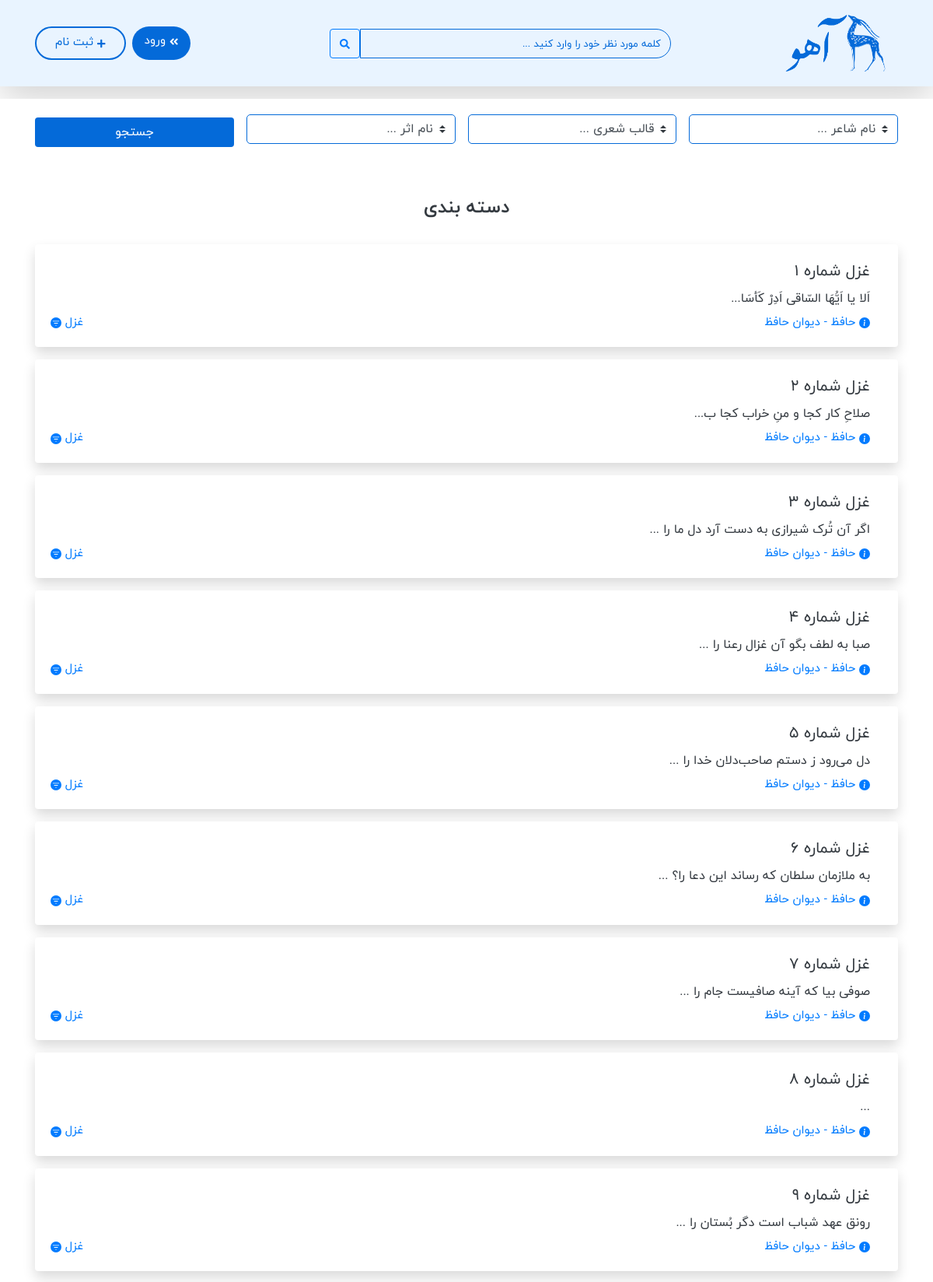
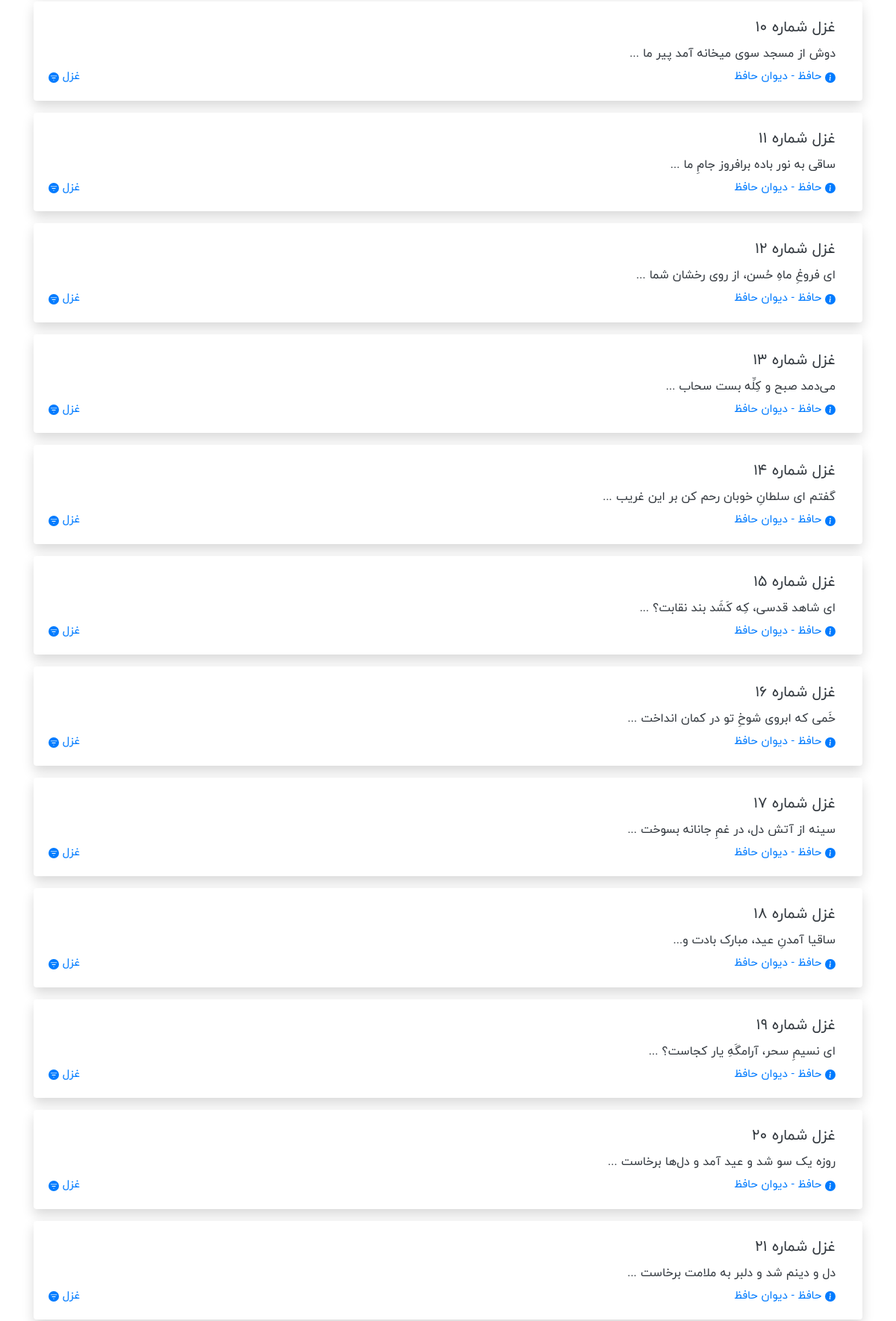
Page /index.php/ahoocontroller/simpleSearchPoem (upper part) on the committed database (2 pictures, top to bottom).
### tables this page shows
CREATE TABLE IF NOT EXISTS `poem` (
  `id` int NOT NULL AUTO_INCREMENT,
  `poem` text NOT NULL,
  `name` varchar(50) NOT NULL,
  `pname` varchar(50) NOT NULL,
  `book` varchar(50) NOT NULL,
  `form` varchar(50) NOT NULL,
  `admin_id` int NOT NULL,
  `book_id` int NOT NULL,
  PRIMARY KEY (`id`)
);

### application/controllers/ahooController.php (called while the page is built, shortened)
<?php
 class ahooController extends CI_Controller{
     public function simpleSearchPoem() {
        $this->load->model('dataModel');
        $data = $this->dataModel->simpleSearchPoem($_POST['poem']);
		 if ($data==false){
			 $this->load->view('no_result_alert');
		 }else{
			 $data['data'] = json_encode($data);
			 $this->load->view('search_result',$data );
		 }
    }
 }

### index.php (called while the page is built, shortened)
<?php
require_once BASEPATH.'core/CodeIgniter.php';

### application/models/dataModel.php (called while the page is built, shortened)
<?php
class dataModel extends CI_Model
{
    public function simpleSearchPoem($word) {
        $sql = "SELECT * from poem WHERE poem like '%".$word."%' or book like '%".$word."%' or form like '%".$word."%' or pname like '%".$word."%'";
        $query = $this->db->query($sql);
		if ($query->num_rows() > 0) {
            $result=$query->result_array();
		}else{
			$result=false;
		}
		return $result;
    }
}

### application/views/search_result.php (the view, shortened to what this page needs)
<!doctype html>
<html>
<head>
<link rel="stylesheet" type="text/css" href="<?php echo base_url() ?>css/bootstrap.min.css">
<link rel="stylesheet" type="text/css" href="<?php echo base_url() ?>css/bootstrap-rtl.css">
<link rel="stylesheet" type="text/css" href="<?php echo base_url() ?>css/hover-min.css">
<link rel="stylesheet" type="text/css" href="<?php echo base_url() ?>css/slick.css">
<link rel="stylesheet" type="text/css" href="<?php echo base_url() ?>css/slick-theme.css">
<link rel="stylesheet" type="text/css" href="<?php echo base_url() ?>css/style.css">
<link rel="stylesheet" type="text/css" href="<?php echo base_url() ?>css/all.min.css">
</head>
<body>
	<header class="bg-navbar shadow-lg">
		<div class="container">
			<nav class="navbar navbar-light px-0">
				<a href="<?php echo base_url() ?>index.php/ahooController" class="navbar-brand">
					<img src="<?php echo base_url() ?>files/logo3.png" height="85px" alt="Logo">
				</a>
				<form action="<?php echo base_url('index.php/ahooController/simpleSearchPoem'); ?>" method="post">
                   <div class=" nav-item form-group ml-0 d-flex flex-row hsearch mb-0">
                       <input type="search" name="poem" class="form-control mr-sm-2 rounded-pill border-0 pt-1 pb-1" aria-label="Search" placeholder="کلمه مورد نظر خود را وارد کنید ..." style="width: 400px">
                       <button class="btn btn-outline-primary my-2 my-sm-0 rounded-start" type="submit"> <i class="fa fa-search align-middle" style="font-size: 13px"></i> </button>
                   </div>
				</form>
				<div class="d-flex align-items-center justify-content-between align-content-center">
					<ul class="navbar-nav text-center ml-auto d-flex flex-row">
						<li class="nav-item logbtn pr-3 pl-3">
							<a class="nav-link" href="<?php echo base_url() ?>index.php/ahooController/goToIndex/10">
								<i class="fa fa-angle-double-left align-middle" style="font-size: 13px"></i>
								ورود</a>
						</li>
						<li class="nav-item signbtn pr-4 pl-4 mr-2">
							<a class="nav-link" href="<?php echo base_url() ?>index.php/ahooController/goToIndex/20">
								<i class="fa fa-plus align-middle" style="font-size: 12px"></i>
								ثبت نام</a>
						</li>
					</ul>
				</div>
			</nav>
		</div>
	</header>
	<div class="bg-white py-3 mt-3">
		<div class="container">
			<div class="row">
				<div class="col-12">
					<form class="d-flex justify-content-center align-items-center text-center" method="post" action="<?php echo base_url()?>index.php/ahoocontroller/search">
						<select class="custom-select ml-3 select-custom" id="filter" name="poetField" >
							<option value="" selected>نام شاعر ...</option>
						</select>
						<select class="custom-select ml-3 select-custom" id="filter" name="formField" >
							<option value="" selected>قالب شعری ...</option>
						</select>
						<select class="custom-select ml-3 select-custom" id="filter" name="bookField">
							<option value="" selected>نام اثر ...</option>
						</select>
						<button type="submit" class="btn btn-block search-ctgr-btn mt-2" id="search" name="search" value="submit" > جستجو</button>
					</form>
				</div>
			</div>
		</div>
	</div>
	<main class="mt-5">
	<div class="container">
		<div class="row">
		  <div class="col-12">
				<div class="card border-0 bg-transparent">
					<div class="col-12 text-center text-dark mb-4">
						<h4 style="font-family: iybd">دسته بندی</h4>
					</div>
				</div>
			</div>
			<div class="col-12 col-lg-12">
				<div class="row">
				  <div class="col-12">
		    <?php
            foreach (json_decode($data, true) as $row):
			  $first20=substr($row['poem'],0,80);
			  $poemhtml = html_entity_decode($first20);
				$newPoem=preg_replace('/[\/<>?&;pbrgnsltam]/u'," ",$poemhtml);
				?>
					  <a href="<?php echo base_url('index.php/ahooController/showAPoem/'.$row['id'])?>" class="text-dark">
						  <div class="card border-0 shadow mb-3">
								<div class="card-body d-flex flex-column flex-lg-row align-items-center listing overly-category">
								<div class="mt-3 mt-lg-0 mr-lg-3 flex-fill">
									<p class="d-block mb-2 text-dark">
										<a href="<?php echo base_url('index.php/ahooController/showAPoem/'.$row['id'])?>" class="text-dark" style="font-size: 20px;"><?php echo $row['name']; ?> </a>
									</p>
									<p class="text-dark d-block mb-2 d-flex">
										<?php echo $newPoem."..."; ?>
									</p>
									<div class="d-flex justify-content-between align-items-center mt-2">
										<a class="text-info-custom" href="#">
																						<?php echo $row['pname']." - ".$row['book']; ?>
										</a>
										<a class="text-info-custom" href="#">
											<?php echo $row['form']; ?>
										</a>
									</div>
								</div>
								</div>
							</div>
						</a>
					  			<?php
			                    endforeach;
					            ?>
					</div>
			  </div>
		  </div>
		</div>
	</div>
</main>
</body>
</html>

### css/style.css (style rules this page uses)
* { font-family: iyr; }
a { text-decoration: none !important; }
.bg-navbar { background: #E9F4FF; }
.hsearch input { background: #E9F4FF !important; color: #046AD9 !important; border: 0.5px solid #046AD9 !important; border-radius: 0px 50px 50px 0px !important; box-shadow: none !important; width: 400px; }
.hsearch input::placeholder { color: #046AD9 !important; font-size: 13px; }
.logbtn { background-color: #046AD9; border-radius: 30px; transition: all ease 0.2s; }
.logbtn a { color: white !important; transform: 0.2s; }
.signbtn { border: 2px solid #046AD9; border-radius: 30px; transition: all ease 0.3s; }
.signbtn a { color: #046AD9 !important; transform: 0.3s; }
.select-custom { border: 1px solid #046AD9; border-radius: 5px; }
.footer-top p, a { font-size:15px; transition: 0.3s; }
.review2 .div-brdr, input, textarea { border: 0.5px solid #046AD9 !important; border-radius: 5px !important; }
.ops select, input { border: 1px solid #046AD9 !important; }
.listing { border-radius: 10px; transition: 0.3s; }
.search-ctgr-btn { background-color: #046AD9; transition: all ease 0.2s; color: white !important; transform: 0.2s; }

### rows in the picture
poem: name "غزل شماره ۱", poem "اَلا یا اَیُّهَا السّاقی اَدِرْ کَأسَا", pname "حافظ", book "دیوان حافظ", form "غزل"
poem: name "غزل شماره ۲", poem "صلاحِ کار کجا و منِ خراب کجا ب", pname "حافظ", book "دیوان حافظ", form "غزل"
poem: name "غزل شماره ۳", poem "اگر آن تُرک شیرازی به دست آرد دل ما را", pname "حافظ", book "دیوان حافظ", form "غزل"
poem: name "غزل شماره ۴", poem "صبا به لطف بگو آن غزال رعنا را", pname "حافظ", book "دیوان حافظ", form "غزل"
poem: name "غزل شماره ۵", poem "دل می‌رود ز دستم صاحب‌دلان خدا را", pname "حافظ", book "دیوان حافظ", form "غزل"
poem: name "غزل شماره ۶", poem "به ملازمان سلطان که رساند این دعا را؟", pname "حافظ", book "دیوان حافظ", form "غزل"
poem: name "غزل شماره ۷", poem "صوفی بیا که آینه صافیست جام را", pname "حافظ", book "دیوان حافظ", form "غزل"
poem: name "غزل شماره ۸", pname "حافظ", book "دیوان حافظ", form "غزل"
poem: name "غزل شماره ۹", poem "رونق عهد شباب است دگر بُستان را", pname "حافظ", book "دیوان حافظ", form "غزل"
poem: name "غزل شماره ۱۰", poem "دوش از مسجد سوی میخانه آمد پیر ما", pname "حافظ", book "دیوان حافظ", form "غزل"
poem: name "غزل شماره ۱۱", poem "ساقی به نور باده برافروز جامِ ما", pname "حافظ", book "دیوان حافظ", form "غزل"
poem: name "غزل شماره ۱۲", poem "ای فروغِ ماهِ حُسن، از روی رخشان شما", pname "حافظ", book "دیوان حافظ", form "غزل"
poem: name "غزل شماره ۱۳", poem "می‌دمد صبح و کِلِّه بست سحاب", pname "حافظ", book "دیوان حافظ", form "غزل"
poem: name "غزل شماره ۱۴", poem "گفتم ای سلطانِ خوبان رحم کن بر این غریب", pname "حافظ", book "دیوان حافظ", form "غزل"
poem: name "غزل شماره ۱۵", poem "ای شاهد قدسی، کِه کَشَد بند نقابت؟", pname "حافظ", book "دیوان حافظ", form "غزل"
poem: name "غزل شماره ۱۶", poem "خَمی که ابروی شوخِ تو در کمان انداخت", pname "حافظ", book "دیوان حافظ", form "غزل"
poem: name "غزل شماره ۱۷", poem "سینه از آتش دل، در غمِ جانانه بسوخت", pname "حافظ", book "دیوان حافظ", form "غزل"
poem: name "غزل شماره ۱۸", poem "ساقیا آمدنِ عید، مبارک بادت و", pname "حافظ", book "دیوان حافظ", form "غزل"
poem: name "غزل شماره ۱۹", poem "ای نسیمِ سحر، آرامگَهِ یار کجاست؟", pname "حافظ", book "دیوان حافظ", form "غزل"
poem: name "غزل شماره ۲۰", poem "روزه یک سو شد و عید آمد و دل‌ها برخاست", pname "حافظ", book "دیوان حافظ", form "غزل"
poem: name "غزل شماره ۲۱", poem "دل و دینم شد و دلبر به ملامت برخاست", pname "حافظ", book "دیوان حافظ", form "غزل"
